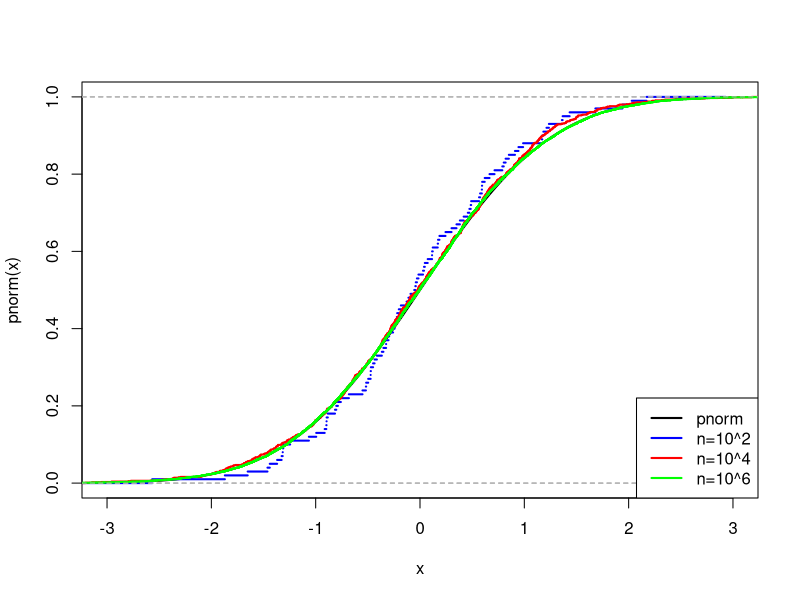

The R script that drew this image: (Note: this script raises an error after producing the figure.)
##############################
# Lecture 2 Notes            #
##############################

# Compute a MC estimate of:
#  \theta = \int_{0}^{1} e^{-x} dx
# and compare the estimate with the exact value.

n <- 10000
u <- runif(n, 0, 1)
# Monte Carlo estimate
mean(exp(-u))
# True value
1-exp(-1)

# We're going to start using the testthat library.
library("testthat")
test_that("MC test 1", {
  expect_equal(mean(exp(-u)), 1-exp(-1), tol = 0.05)
})

# Compute a MC estimate of:
#  \theta = \int_{2}^{4} e^{-x} dx
# and compare the estimate with the exact value.

n <- 10000
# Monte Carlo estimate (method 1)
y <- runif(n, 0, 1)
method1 <- mean(exp(-(y*(4-2) + 2)) * (4-2))

# Monte Carlo estimate (method 2)
u <- runif(n, 2, 4)
method2 <- (4-2) * mean(exp(-u))

test_that("MC test 2", {
  expect_equal(method1, -exp(-4) + exp(-2), tol = 0.05)
  expect_equal(method2, -exp(-4) + exp(-2), tol = 0.05)
})


# Use the Monte Carlo approach to estimate the standard Gaussian cdf:
# \Phi(x) = \int_{-\infty}^{x} \frac{1}{\sqrt{2\pi}} e^{-t^2/2} dt
# Where $x > 0$. Try both methods and compare the results to pnorm().

n <- 10000
x1 <- 0.5 # choice of x is arbitrary
x2 <- -x1

# Method 1
mc_gaussian = function(x){
  u <- runif(n, 0, 1)
  if(x > 0){
    thetahat <- 1/sqrt(2*pi) * mean(x * exp((-(u*x)^2)/2))
    q3method1 <- 0.5 + thetahat
  } else {
    thetahat <- 1/sqrt(2*pi) * mean(-x * exp((-(u*x)^2)/2))
    q3method1 <- 1 - (0.5 + thetahat)
  }
  return(q3method1)
}

q3_method1_pos <- mc_gaussian(x1)
q3_method2_neg <- mc_gaussian(x2)

test_that("MC test 3 (Method 1)", {
  expect_equal(q3_method1_pos, pnorm(x1), tol = 0.01)
  expect_equal(q3_method2_neg, pnorm(x2), tol = 0.01)
})

# Method 2
mc_gaussian2 = function(x){
  u <- runif(n, 0, x)
  if(x > 0){
    thetahat <- 1/sqrt(2*pi) * mean(x * exp((-(u*x)^2)/2))
    q3method1 <- 0.5 + x * thetahat
  } else {
    thetahat <- 1/sqrt(2*pi) * mean(-x * exp((-(u*x)^2)/2))
    q3method1 <- 1 - (0.5 + x * thetahat)
  }
  return(q3method1)
}

q3_method2_pos <- mc_gaussian(x1)
q3_method2_neg <- mc_gaussian(x2)

test_that("MC test 3 (Method 2)", {
  expect_equal(q3_method2_pos, pnorm(x1), tol = 0.01)
  expect_equal(q3_method2_neg, pnorm(x2), tol = 0.01)
})


# Let $X \sim N(0, 1)$. Use the hit or miss method to estimate 
# $\mathbb{P}(X > 2)$ and $\mathbb{P}(0 < X < 1)$. 
# Compare this value with the  R-function pnorm().

n <- 10000
x <- rnorm(n)
# note that the "x>2" is a boolean operator; if TRUE, we can treat it as 1.
estimate1 <- sum(x>2)/n
estimate2 <- sum((0 < x) & (x < 1))/n

test_that("Compare to pnorm()", {
  expect_equal(estimate1, pnorm(2, lower.tail = FALSE), tol = 0.01)
  expect_equal(estimate2, pnorm(1) - pnorm(0), tol = 0.01)
})

# Using R, generate a standard Gaussian random sample. Create the following 
# lines and put them on the same plot:
# - The empirical cumulative distribution function (ECDF).
# - The standard Gaussian cumulative distribution function.

n1 <- 10^2; n2 <- 10^3; n3 <- 10^4
x1 <- rnorm(n1); x2 <- rnorm(n2); x3 <- rnorm(n3)
Fn1 <- ecdf(x1); Fn2 <- ecdf(x2); Fn3 <- ecdf(x3)

curve(pnorm(x) , col = "black", xlim = c(-3,3), lwd = 2)
lines(Fn1, do.points = FALSE, col = "blue", lwd = 2)
lines(Fn2, do.points = FALSE, col = "red", lwd = 2)
lines(Fn3, do.points = FALSE, col = "green", lwd = 2)
legend("bottomright", 
       legend = c("pnorm", "n=10^2", "n=10^4", "n=10^6"),
       lwd = c(2, 2, 2, 2),
       col = c("black", "blue", "red", "green"))

# Estimate the variance of the hit-or-miss estimators for $\mathbb{P}(Z < 2)$ 
# and $\mathbb{P}(Z < 2.5)$ and construct approximate 95\% confidence intervals 
# for these estimates.

n < 10000
z <- rnorm(n)

g1 <- (z < 2)
g2 <- (z < 2.5)

est1 <- mean(g1)
est2 <- mean(g2)

test_that("Compare to pnorm()", {
  expect_equal(est1, pnorm(2), tol = 0.01)
  expect_equal(est2, pnorm(2.5), tol = 0.01)
})

var1 <- sum((g1 - est1)^2)/n^2
var2 <- sum((g2 - est2)^2)/n^2

alpha <- 0.05
err_bds1 <- qnorm(1-alpha/2) * sqrt(var1)
err_bds2 <- qnorm(1-alpha/2) * sqrt(var2)

# first confidence interval
c(est1 - err_bds1, est1 + err_bds1)
# second confidence interval
c(est2 - err_bds2, est2 + err_bds2)


# Derive a Monte Carlo estimator of $S$ using the Geometric distribution 
# as defined below, and then approximate a value for S:
# S = \sum_{i=0}^{\infty} (i^{2} + 2)^{-5} 5^{-i}

n <- 10000
p <- 4/5

geo_samp <- rgeom(n, p)
S_est <- 5/4 * mean((geo_samp + 2)^(-5))

# Brute force S
S_brute = function(n){
  i <- 0:n
  total <- sum((i^2 + 2)^(-5) * 5^(-i))
  return(total)
}

test_that("Computing S", {
  S_bru = S_brute(n)
  expect_equal(S_est, S_bru, tol = 0.05)
})

# Using Monte Carlo to estimate pi!

n <- 10^8
u1 <- runif(n, -1 ,1)
u2 <- runif(n, -1, 1)
chk <- ((u1^2 + u2^2) <= 1)
est_pi = 4*mean(chk)

test_that("Checking pi", {
  expect_equal(est_pi, pi, tol = 0.02)
})
